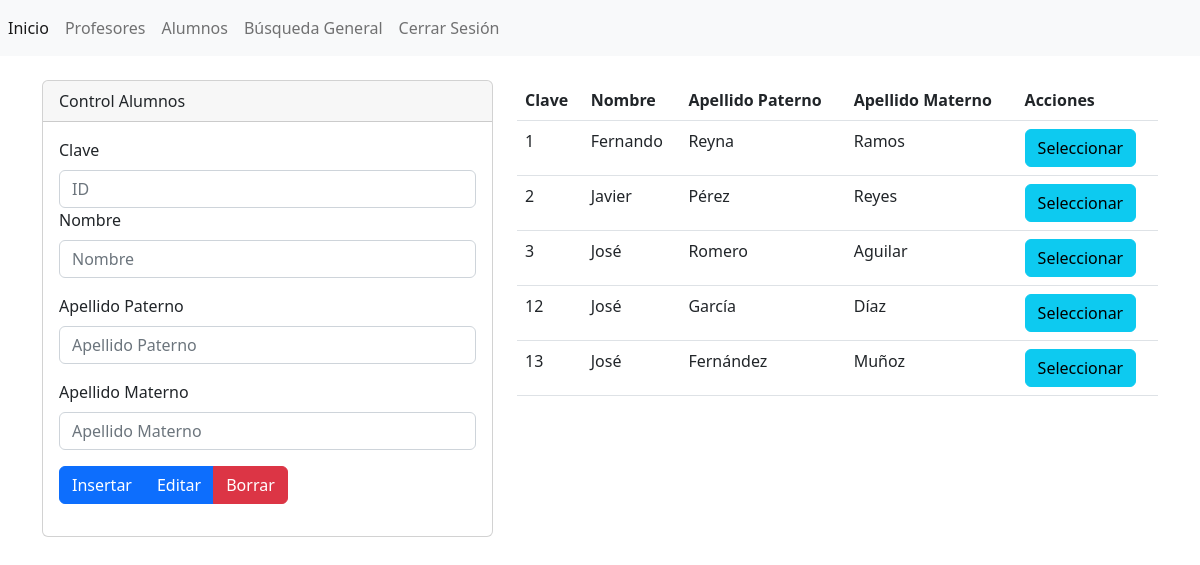
The page /app/secciones/vista_control_alumnos.php (signed in) on the database its author committed.
### tables this page shows
CREATE TABLE `alumnos` (
  `Id` int(255) NOT NULL,
  `Nombre` varchar(255) NOT NULL,
  `Apellido_p` varchar(255) NOT NULL,
  `Apellido_m` varchar(255) NOT NULL
);

### app/secciones/alumnos.php (called while the page is built, shortened)
<?php
$conexionBD = DB::crearInstancia();
$id=isset($_POST['id'])?$_POST['id']:'';
$nombre=isset($_POST['nombre_alumno'])?$_POST['nombre_alumno']:'';
$apellidop=isset($_POST['apellidop_alumno'])?$_POST['apellidop_alumno']:'';
$apellidom=isset($_POST['apellidom_alumno'])?$_POST['apellidom_alumno']:'';
$consulta = $conexionBD->prepare("SELECT * FROM alumnos");
$consulta->execute();
$listaAlumnos=$consulta->fetchAll();
?>

### app/secciones/vista_control_alumnos.php (the view, shortened to what this page needs)
<?php include('../templates/cabecera.php'); ?>
<?php include('../secciones/alumnos.php'); ?>
  <div class="col-md-5">
  <form action="" method="post">
    <div class="card">
      <div class="card-header">
        Control Alumnos
      </div>
      <div class="card-body">
        <div class="mb-3">
          <label for="" class="form-label">Clave</label>
            <input type="text"
              class="form-control"
              name="id"
              id="id"
              value = "<?php echo $id; ?>"
              aria-describedby="helpId" placeholder="ID">
              <div class="mb-3">
          <label for="" class="form-label">Nombre</label>
            <input type="text"
              class="form-control"
              name="nombre_alumno"
              id="nombre_alumno"
              value = "<?php echo $nombre; ?>"
              aria-describedby="helpId" placeholder="Nombre">
      </div>
      <div class="mb-3">
          <label for="" class="form-label">Apellido Paterno</label>
            <input type="text"
              class="form-control"
              name="apellidop_alumno"
              id="apedillop_alumno"
              value = "<?php echo $apellidop; ?>"
              aria-describedby="helpId" placeholder="Apellido Paterno">
      </div>
      <div class="mb-3">
          <label for="" class="form-label">Apellido Materno</label>
            <input type="text"
              class="form-control"
              name="apellidom_alumno"
              id="apellidom_alumno"
              value = "<?php echo $apellidom; ?>"
              aria-describedby="helpId" placeholder="Apellido Materno">
      </div>
        <div class="btn-group" role="group" aria-label="">
          <button type="submit" name="accion" value="agregar" class="btn btn-primary">Insertar</button>
          <button type="submit" name="accion" value="editar" class="btn btn-primary">Editar</button>
          <button type="submit" name="accion" value="borrar" class="btn btn-danger">Borrar</button>
        </div>
      </div>
      </div>
    </div>
    </form>
  </div>
<br>
<div class="col-md-7">
  <table class="table">
    <thead>
      <tr>
        <th scope="col">Clave</th>
        <th scope="col">Nombre</th>
        <th scope="col">Apellido Paterno</th>
        <th scope="col">Apellido Materno</th>
        <th scope="col">Acciones</th>
      </tr>
    </thead>
    <tbody>
    <?php foreach($listaAlumnos as $alumno){ ?>
      <tr class="">
        <td><?php  echo $alumno['Id']?></td>
        <td><?php  echo $alumno['Nombre']?></td>
        <td><?php  echo $alumno['Apellido_p']?></td>
        <td><?php  echo $alumno['Apellido_m']?></td>
        <td>
          <form action='' method='post'>
            <input type="submit" value="Seleccionar" name="accion" class="btn btn-info">
          </form>
        </td>
      <?php }?>
    </tbody>
  </table>
</div>
<?php include('../templates/pie.php'); ?>

### rows shown on the page
alumnos: Id "1", Nombre "Fernando", Apellido_p "Reyna", Apellido_m "Ramos"
alumnos: Id "2", Nombre "Javier", Apellido_p "Pérez", Apellido_m "Reyes"
alumnos: Id "3", Nombre "José", Apellido_p "Romero", Apellido_m "Aguilar"
alumnos: Id "12", Nombre "José", Apellido_p "García", Apellido_m "Díaz"
alumnos: Id "13", Nombre "José", Apellido_p "Fernández", Apellido_m "Muñoz"
